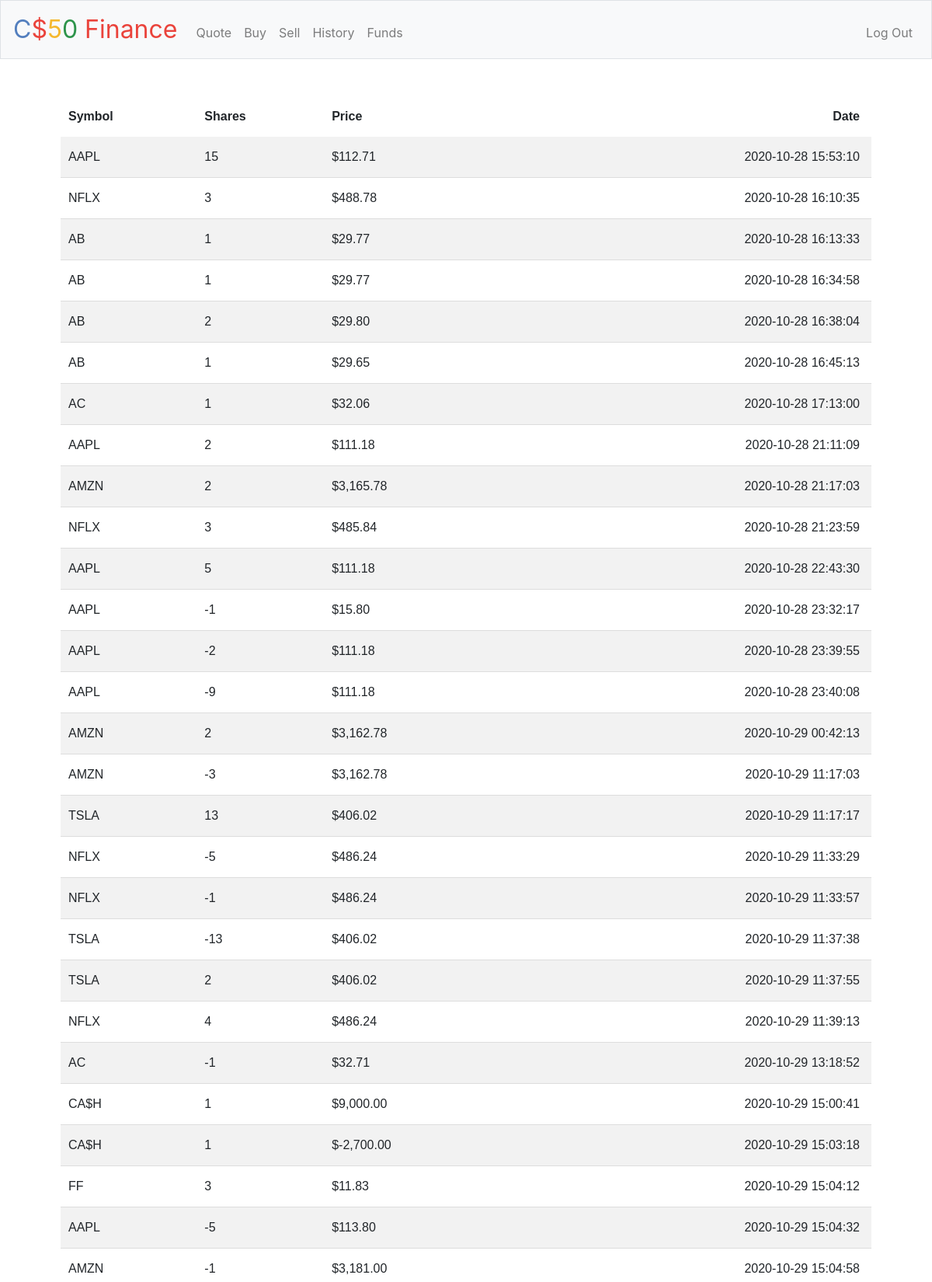
The page /history (signed in, upper part) on the database its author committed.
### tables this page shows
CREATE TABLE 'transactions' ('iD' integer PRIMARY KEY AUTOINCREMENT NOT NULL, 'user_id' integer, 'quote' varchar(4),'shares' real,'price' real, 'date' datetime DEFAULT CURRENT_TIMESTAMP);

### application.py (the view)
@app.route("/history")
@login_required
def history():
    quotes = db.execute("SELECT quote, shares, price, date FROM transactions WHERE user_id = :user_id", user_id=session["user_id"])
    leng = len(quotes)
    history_dict = {
        "Symbol": [],
        "Shares": [],
        "Price": [],
        "Date": [],
    }
    for index in range(len(quotes)):
        history_dict["Symbol"].append(quotes[index]['quote'])
        history_dict["Shares"].append(int(quotes[index]['shares']))
        history_dict["Price"].append(usd(quotes[index]['price']))
        history_dict["Date"].append(quotes[index]['date'])
    return render_template("history.html", history_dict=history_dict, leng=leng)

### application.py (called while the page is built)
@app.after_request
def after_request(response):
    response.headers["Cache-Control"] = "no-cache, no-store, must-revalidate"
    response.headers["Expires"] = 0
    response.headers["Pragma"] = "no-cache"
    return response

### helpers.py (called while the page is built)
def login_required(f):
    @wraps(f)
    def decorated_function(*args, **kwargs):
        if session.get("user_id") is None:
            return redirect("/login")
        return f(*args, **kwargs)
    return decorated_function

def usd(value):
    return f"${value:,.2f}"

### templates/history.html (shortened to what this page needs)
{% extends "layout.html" %}
{% block main %}
<table id="index">
  <tr>
    <th>Symbol</th>
    <th>Shares</th>
    <th>Price</th>
    <th style="text-align: right; padding-right: 15px">Date</th>
  </tr>
  {% for item in range(leng) %}
  <tr>
    <td> {{ history_dict["Symbol"][item] }}</td>
    <td> {{ history_dict["Shares"][item] }}</td>
    <td> {{ history_dict["Price"][item] }}</td>
    <td style="text-align: right; padding-right: 15px"> {{ history_dict["Date"][item] }}</td>
  </tr>
  {% endfor %}
</table>
{% endblock %}

### templates/layout.html (shortened to what this page needs)
<!DOCTYPE html>
<html lang="en">
    <head>
        <link href="https://maxcdn.bootstrapcdn.com/bootstrap/4.1.3/css/bootstrap.min.css" rel="stylesheet">
        <link href="/static/styles.css" rel="stylesheet">
    </head>
    <body>
        <nav class="navbar navbar-expand-md navbar-light bg-light border">
            <a class="navbar-brand" href="/"><span class="blue">C</span><span class="red">$</span><span class="yellow">5</span><span class="green">0</span> <span class="red">Finance</span></a>
            <div class="collapse navbar-collapse" id="navbar">
                {% if session.user_id %}
                    <ul class="navbar-nav mr-auto mt-2">
                        <li class="nav-item"><a class="nav-link" href="/quote">Quote</a></li>
                        <li class="nav-item"><a class="nav-link" href="/buy">Buy</a></li>
                        <li class="nav-item"><a class="nav-link" href="/sell">Sell</a></li>
                        <li class="nav-item"><a class="nav-link" href="/history">History</a></li>
                        <li class="nav-item"><a class="nav-link" href="/funds">Funds</a></li>
                    </ul>
                    <ul class="navbar-nav ml-auto mt-2">
                        <li class="nav-item"><a class="nav-link" href="/logout">Log Out</a></li>
                    </ul>
                {% else %}
                    <ul class="navbar-nav ml-auto mt-2">
                        <li class="nav-item"><a class="nav-link" href="/register">Register</a></li>
                        <li class="nav-item"><a class="nav-link" href="/login">Log In</a></li>
                    </ul>
                {% endif %}
            </div>
        </nav>
        <main class="container p-5">
            {% block main %}{% endblock %}
        </main>
    </body>
</html>

### static/styles.css (style rules this page uses)
nav .navbar-brand { font-size: xx-large; }
nav .navbar-brand .blue { color: #537fbe; }
nav .navbar-brand .red { color: #ea433b; }
nav .navbar-brand .yellow { color: #f5b82e; }
nav .navbar-brand .green { color: #2e944b; }
main { overflow-x: auto; text-align: center; }
#index { font-family: Arial, Helvetica, sans-serif; border-collapse: collapse; width: 100%; }
#index td { border-bottom: 1px solid #ddd; padding: 14px 0px 14px 10px; text-align: left; }
#index th { padding: 14px 0px 14px 10px; text-align: left; }
#index tr:nth-child(even) { background-color: #f2f2f2; }

### rows shown on the page
transactions: quote "AAPL", date "2020-10-28 15:53:10"
transactions: quote "NFLX", date "2020-10-28 16:10:35"
transactions: quote "AB", date "2020-10-28 16:13:33"
transactions: quote "AB", date "2020-10-28 16:34:58"
transactions: quote "AB", date "2020-10-28 16:38:04"
transactions: quote "AB", date "2020-10-28 16:45:13"
transactions: quote "AC", date "2020-10-28 17:13:00"
transactions: quote "AAPL", date "2020-10-28 21:11:09"
transactions: quote "AMZN", date "2020-10-28 21:17:03"
transactions: quote "NFLX", date "2020-10-28 21:23:59"
transactions: quote "AAPL", date "2020-10-28 22:43:30"
transactions: quote "AAPL", date "2020-10-28 23:32:17"
transactions: quote "AAPL", date "2020-10-28 23:39:55"
transactions: quote "AAPL", date "2020-10-28 23:40:08"
transactions: quote "AMZN", date "2020-10-29 00:42:13"
transactions: quote "AMZN", date "2020-10-29 11:17:03"
transactions: quote "TSLA", date "2020-10-29 11:17:17"
transactions: quote "NFLX", date "2020-10-29 11:33:29"
transactions: quote "NFLX", date "2020-10-29 11:33:57"
transactions: quote "TSLA", date "2020-10-29 11:37:38"
transactions: quote "TSLA", date "2020-10-29 11:37:55"
transactions: quote "NFLX", date "2020-10-29 11:39:13"
transactions: quote "AC", date "2020-10-29 13:18:52"
transactions: quote "CA$H", date "2020-10-29 15:00:41"
transactions: quote "CA$H", date "2020-10-29 15:03:18"
transactions: quote "FF", date "2020-10-29 15:04:12"
transactions: quote "AAPL", date "2020-10-29 15:04:32"
transactions: quote "AMZN", date "2020-10-29 15:04:58"

### other values the page prints
{{ history_dict["Shares"][item] }} "15" "3" "1" "1" "2" "1" "1" "2" "2" "3" "5" "-1" "-2" "-9" "2" "-3" "13" "-5" "-1" "-13" "2" "4" "-1" "1" "1" "3" "-5" "-1"
{{ history_dict["Price"][item] }} "$112.71" "$488.78" "$29.77" "$29.77" "$29.80" "$29.65" "$32.06" "$111.18" "$3,165.78" "$485.84" "$111.18" "$15.80" "$111.18" "$111.18" "$3,162.78" "$3,162.78" "$406.02" "$486.24" "$486.24" "$406.02" "$406.02" "$486.24" "$32.71" "$9,000.00" "$-2,700.00" "$11.83" "$113.80" "$3,181.00"
